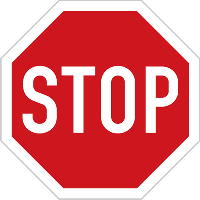
%> input picture object-recognition/objects/stopka.bmp, 200 x 200 px
$ octave stop_sign_recognition.m   (GNU Octave 9; MATLAB toolbox functions it lacks are replaced by stand-ins)
%> lines starting %> are read from the running program, lines starting %| are printed output that depends on the picture
close all

template = imread ('objects/stopka.bmp');
%> template is the input picture: size 200x200x3 uint8; mean R, G, B 227.4, 129.7, 133.9
traffic = imread('objects/street2.bmp');
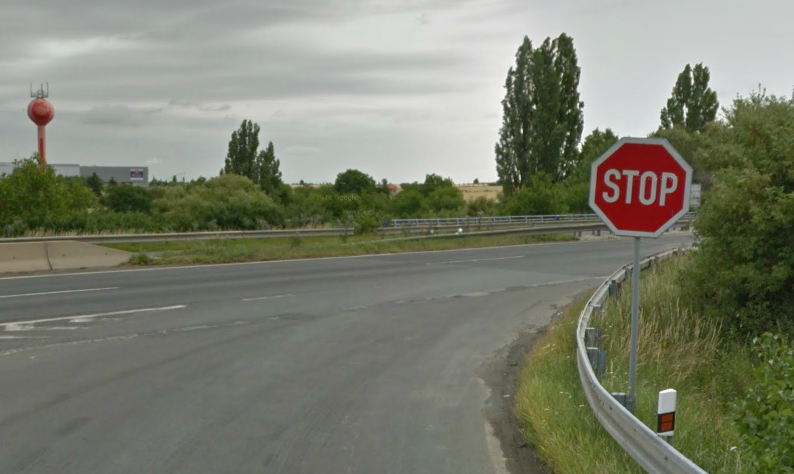
%> input picture object-recognition/objects/street2.bmp, 794 x 474 px
%> traffic is the input picture: size 474x794x3 uint8; mean R, G, B 123.3, 126.4, 110.5

% Surf signs of template
template_gray = rgb2gray(template);
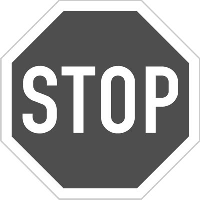
%> template_gray: size 200x200 uint8; min 62, max 255, mean 159.5
%> (the run ends here)
